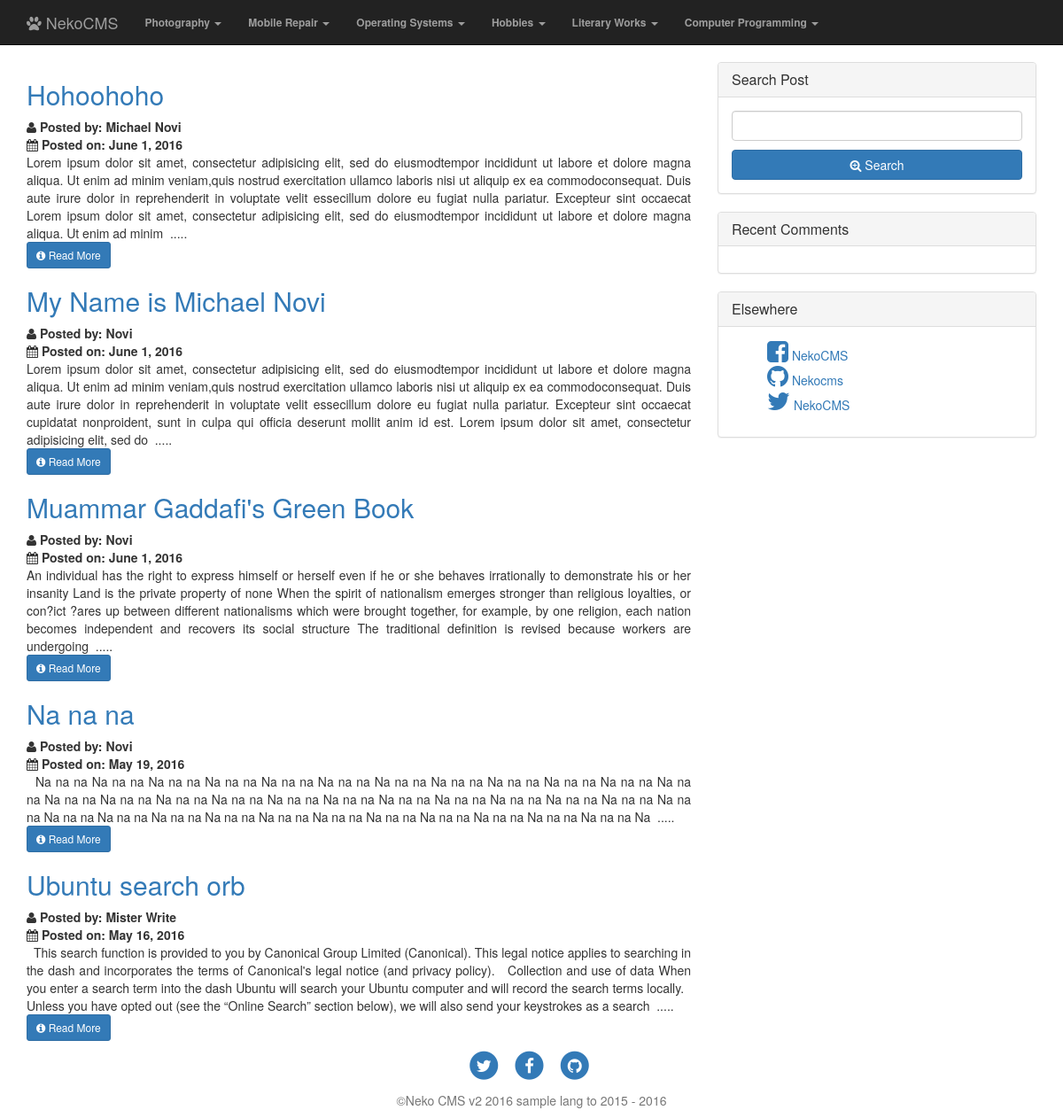
The page / on the database its author committed.
### tables this page shows
CREATE TABLE IF NOT EXISTS `pages` (
  `pageID` int(11) NOT NULL AUTO_INCREMENT,
  `page_name` varchar(255) NOT NULL,
  `page_slug` varchar(255) NOT NULL,
  PRIMARY KEY (`pageID`)
);

CREATE TABLE IF NOT EXISTS `posts` (
  `postID` int(11) NOT NULL AUTO_INCREMENT,
  `title` varchar(255) NOT NULL,
  `slug` text NOT NULL,
  `content` longtext NOT NULL,
  `date_posted` date NOT NULL,
  `posted_by` int(11) NOT NULL,
  `parent_category` int(11) NOT NULL,
  PRIMARY KEY (`postID`)
);

CREATE TABLE IF NOT EXISTS `users` (
  `usrs_ID` int(11) NOT NULL AUTO_INCREMENT,
  `usrs_UID` varchar(10) NOT NULL,
  `usrs_username` varchar(20) NOT NULL,
  `usrs_full_name` varchar(100) NOT NULL,
  `usrs_pw` varchar(255) NOT NULL,
  `usrs_email` varchar(255) NOT NULL,
  `profile_photo` text NOT NULL,
  `usrs_date_added` date NOT NULL,
  `usrs_last_logged` datetime NOT NULL,
  `usrs_role` enum('admin','writer') NOT NULL,
  PRIMARY KEY (`usrs_ID`)
);

CREATE TABLE IF NOT EXISTS `site_info` (
  `configID` int(11) NOT NULL AUTO_INCREMENT,
  `configDesc` varchar(45) NOT NULL,
  `configValue` text NOT NULL,
  PRIMARY KEY (`configID`)
);

### application/modules/home/controllers/Home.php (called while the page is built, shortened)
<?php
class Home extends CI_Controller {
  private $theme;
    public function __construct() {
        $this->load->helper(array('url','text'));
        $this->load->library(array('session','pagination','twitterbootstrap','form_validation','pageslib','themelib'));
        $this->load->model(array('home_model'));
        if($this->themelib->is_custom_theme_activated()=='Yes'){
          $this->theme = $this->themelib->get_custom_theme_path();
        }else{
          $this->theme = '';
        }
    }
    public function index() {
        $data['css_files']=$this->twitterbootstrap->load_css_files();
        $data['js_files']=$this->twitterbootstrap->load_js_files();
        $data['pages'] = $this->home_model->_getHomeData('pages',NULL);
        $data['page_title']='Home';
	     	$data['site_desc'] = $this->home_model->getsite_meta_description();
		    $data['site_keywords'] =$this->home_model->getsite_meta_keywords();
		    $data['footer'] =$this->home_model->getsite_footer();
        $data['latest_articles']=$this->home_model->_getLatest();
        $data['category_name']=NULL;
        $this->load->view('tpl/'.$this->theme.'head',$data);
        $this->load->view('tpl/'.$this->theme.'navbar',$data);
        $this->load->view('home',$data);
        $this->load->view('tpl/'.$this->theme.'footer',$data);
    }
}

### index.php (called while the page is built, shortened)
<?php
require_once BASEPATH.'core/CodeIgniter.php';

### application/modules/home/models/Home_model.php (called while the page is built, shortened)
<?php
class Home_model extends CI_Model{
		public function _getHomeData($table,$params,$limit=NULL,$orderby=NULL){
		 $query = $this->db->get();
		 return $query->result_array();
	}
   public function _getLatest(){
		   		$query = $this->db->get();
		   		return $query->result_array();
	}
	public function getsite_meta_description(){
		$this->db->where('site_info.configID',2);
		$query=$this->db->get('site_info');
		return $query->result_array();
	}
		public function getsite_footer(){
		$this->db->where('site_info.configID',5);
		$query=$this->db->get('site_info');
		return $query->result_array();
	}
		public function getsite_meta_keywords(){
		$this->db->where('site_info.configID',4);
		$query=$this->db->get('site_info');
		return $query->result_array();
	}
}

### application/modules/home/libraries/Pageslib.php (called while the page is built, shortened)
<?php
class Pageslib{
	private $CI;
	public function __construct(){
		$this->CI = &get_instance();
	}
	public function getAuthorFullName($userId){
		$data = $this->CI->home_model->_getHomeData('users',array(array('field'=>'usrs_ID','parameter'=>$userId)));
		foreach($data as $index){
			return $index['usrs_full_name'];
		}
	}
}

### application/modules/home/views/home.php (the view, shortened to what this page needs)
<div class="container" style="margin-top: 70px;">
	<div class="row">
		<div class="col-md-8">
            <?php foreach($latest_articles as $index): ?>
        <h2 style="text-align: left;"><a href="<?php echo base_url('article').'/'.$index['slug']; ?>"><?php echo $index['title']; ?></a></h2>
        <strong><?php echo "<i class='fa fa-user'></i>  Posted by: ".$this->pageslib->getAuthorFullName($index['posted_by']); ?></strong>
        <br>
        <strong><?php echo "<i class='fa fa-calendar'></i> Posted on: ".date('F j,  Y',strtotime($index['date_posted']));?></strong>
        <?php
        $content = strip_tags($index['content']);
        if (strlen($content) > 250) {
          $stringCut = substr($content, 0, 500);
          $string_to_replace=".....";
            $content= substr($stringCut, 0, strrpos($stringCut, ' '))."  ".$string_to_replace;
            echo "<p style='text-align: justify;'>".$content." <br><a href='".base_url('article').'/'.$index['slug']."' class='btn btn-primary btn-sm'><i class='fa fa-info-circle'></i> Read More </a></p>";
         }
        ?>
    <?php endforeach; ?>
		</div>
	<div class="col-md-4">
		      <div class="panel panel-default">
                 <div class="panel-heading">
                    <h3 class="panel-title">Search Post</h3>
                   </div>
                     <div class="panel-body">
         					<form accept-charset="utf-8" method="POST" action="">
                            <input class="form-control" name="q" id="q" />
                            <button class="btn btn-primary  btn-block" style="margin-top:10px;"><i class="fa fa-search-plus"></i> Search</button>
                            </form>
                     </div>
				</div>
					  <div class="panel panel-default">
                 <div class="panel-heading">
                    <h3 class="panel-title">Recent Comments</h3>
                   </div>
                     <div class="panel-body">
                     </div>
						</div>
				<div class="panel panel-default">
                 <div class="panel-heading">
                    <h3 class="panel-title">Elsewhere</h3>
                   </div>
                     <div class="panel-body">
         					<ul style="list-style: none;">
         						<li><a href="<?php echo base_url('');?>"><i class="fa fa-facebook-square fa-2x"></i> NekoCMS </a></li>
         						<li><a href="https://github.com/novhex/NekoCMS"><i class="fa fa-github fa-2x"></i> Nekocms</a></li>
         						<li><a href="https://twitter.com/novhz94/"><i class="fa fa-twitter fa-2x"></i> NekoCMS</a></li>
         					</ul>
                     </div>
				</div>
                   </div>
		</div>
	</div>

### application/modules/home/views/tpl/custom-themes/bootstrap3_default/navbar.php (shortened to what this page needs)
<nav class="navbar navbar-inverse navbar-fixed-top">
  <div class="container">
    <div class="navbar-header">
      <a class="navbar-brand" href="<?php echo base_url();?>"><i class='fa fa-paw'></i> NekoCMS </a>
    </div>
    <div id="navbar" class="navbar-collapse collapse">
      <ul class="nav navbar-nav">
      <?php foreach($pages as $page){?>
        <li class="dropdown">
          <a style="font-size: 12px; font-weight: bold;" href="#" class="dropdown-toggle" data-toggle="dropdown" role="button" aria-haspopup="true" aria-expanded="false"><?php echo $page['page_name'];?> <span class="caret"></span></a>
        </li>
      <?php } ?>
      </ul>
    </div>
  </div>
</nav>

### application/modules/home/views/tpl/custom-themes/bootstrap3_default/footer.php (shortened to what this page needs)
<center>
    <footer>
        <div class="container">
            <div class="row">
                <div class="col-lg-8 col-lg-offset-2 col-md-10 col-md-offset-1">
                    <ul class="list-inline text-center">
                        <li>
                            <a href="#">
                                <span class="fa-stack fa-lg">
                                    <i class="fa fa-circle fa-stack-2x"></i>
                                    <i class="fa fa-twitter fa-stack-1x fa-inverse"></i>
                                </span>
                            </a>
                        </li>
                        <li>
                            <a href="#">
                                <span class="fa-stack fa-lg">
                                    <i class="fa fa-circle fa-stack-2x"></i>
                                    <i class="fa fa-facebook fa-stack-1x fa-inverse"></i>
                                </span>
                            </a>
                        </li>
                        <li>
                            <a href="#">
                                <span class="fa-stack fa-lg">
                                    <i class="fa fa-circle fa-stack-2x"></i>
                                    <i class="fa fa-github fa-stack-1x fa-inverse"></i>
                                </span>
                            </a>
                        </li>
                    </ul>
					<?php foreach($footer as $fr): ?>
                    <p class="copyright text-muted">&copy;<?php echo $fr['configValue'];?> 2015 - <?php echo date("Y"); ?></p>
					<?php endforeach; ?>
                </div>
            </div>
        </div>
    </footer>
</center>
	</body>
</html>

### rows shown on the page
pages: page_name "Photography"
pages: page_name "Mobile Repair"
pages: page_name "Operating Systems"
pages: page_name "Hobbies"
pages: page_name "Literary Works"
pages: page_name "Computer Programming"
posts: title "Hohoohoho", posted_by.usrs_full_name "Michael Novi", date_posted "June 1, 2016", content "Lorem ipsum dolor sit amet, consectetur adipisicing elit, sed do eiusmodtempor incididunt ut labore et dolore magna aliqua. Ut enim ad minim veniam,quis nostrud exercitation ullamco laboris nisi ut aliquip ex ea commodoconsequat. Duis aute irure dolor in reprehenderit in voluptate velit essecillum dolore eu fugiat nulla pariatur. Excepteur sint occaecat Lorem ipsum dolor sit amet, consectetur adipisicing elit, sed do eiusmodtempor incididunt ut labore et dolore magna aliqua. Ut enim ad minim ....."
posts: title "My Name is Michael Novi", posted_by.usrs_full_name "Novi", date_posted "June 1, 2016", content "Lorem ipsum dolor sit amet, consectetur adipisicing elit, sed do eiusmodtempor incididunt ut labore et dolore magna aliqua. Ut enim ad minim veniam,quis nostrud exercitation ullamco laboris nisi ut aliquip ex ea commodoconsequat. Duis aute irure dolor in reprehenderit in voluptate velit essecillum dolore eu fugiat nulla pariatur. Excepteur sint occaecat cupidatat nonproident, sunt in culpa qui officia deserunt mollit anim id est. Lorem ipsum dolor sit amet, consectetur adipisicing elit, sed do ....."
posts: title "Muammar Gaddafi's Green Book", AuthorFullName "Novi", date_posted "June 1, 2016", content "An individual has the right to express himself or herself even if he or she behaves irrationally to demonstrate his or her insanity Land is the private property of none When the spirit of nationalism emerges stronger than religious loyalties, or con?ict ?ares up between different nationalisms which were brought together, for example, by one religion, each nation becomes independent and recovers its social structure The traditional definition is revised because workers are undergoing ....."
posts: title "Na na na", AuthorFullName "Novi", date_posted "May 19, 2016", content "Na na na Na na na Na na na Na na na Na na na Na na na Na na na Na na na Na na na Na na na Na na na Na na na Na na na Na na na Na na na Na na na Na na na Na na na Na na na Na na na Na na na Na na na Na na na Na na na Na na na Na na na Na na na Na na na Na na na Na na na Na na na Na na na Na na na Na na na Na na na Na ....."
posts: title "Ubuntu search orb", posted_by.usrs_full_name "Mister Write", date_posted "May 16, 2016", content "This search function is provided to you by Canonical Group Limited (Canonical). This legal notice applies to searching in the dash and incorporates the terms of Canonical's legal notice (and privacy policy). Collection and use of data When you enter a search term into the dash Ubuntu will search your Ubuntu computer and will record the search terms locally. Unless you have opted out (see the “Online Search” section below), we will also send your keystrokes as a search ....."
site_info: configValue "Neko CMS v2 2016 sample lang to"
